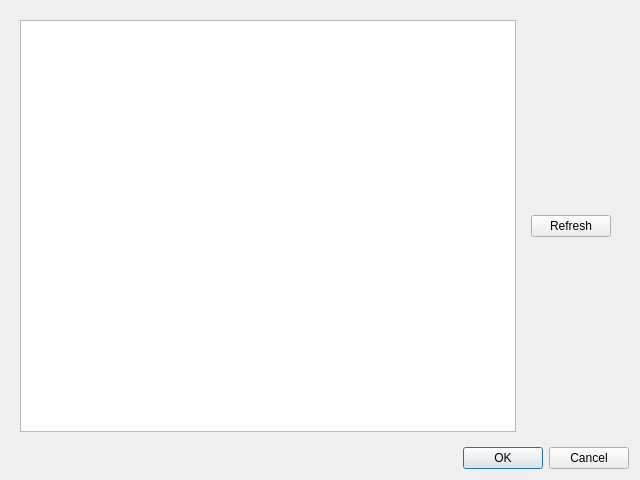
<?xml version="1.0" encoding="UTF-8"?>
<ui version="4.0">
 <class>SelectCameraDlg</class>
 <widget class="QDialog" name="SelectCameraDlg">
  <property name="geometry">
   <rect>
    <x>0</x>
    <y>0</y>
    <width>640</width>
    <height>480</height>
   </rect>
  </property>
  <property name="windowTitle">
   <string>Select Camera</string>
  </property>
  <layout class="QVBoxLayout" name="verticalLayout_2">
   <item>
    <widget class="QWidget" name="widget_2" native="true">
     <layout class="QHBoxLayout" name="horizontalLayout">
      <item>
       <widget class="QListView" name="lsvCameras"/>
      </item>
      <item>
       <widget class="QWidget" name="widget" native="true">
        <layout class="QVBoxLayout" name="verticalLayout">
         <item>
          <spacer name="verticalSpacer_2">
           <property name="orientation">
            <enum>Qt::Vertical</enum>
           </property>
           <property name="sizeHint" stdset="0">
            <size>
             <width>20</width>
             <height>40</height>
            </size>
           </property>
          </spacer>
         </item>
         <item>
          <widget class="QPushButton" name="btRefresh">
           <property name="text">
            <string>Refresh</string>
           </property>
          </widget>
         </item>
         <item>
          <spacer name="verticalSpacer">
           <property name="orientation">
            <enum>Qt::Vertical</enum>
           </property>
           <property name="sizeHint" stdset="0">
            <size>
             <width>20</width>
             <height>40</height>
            </size>
           </property>
          </spacer>
         </item>
        </layout>
       </widget>
      </item>
     </layout>
    </widget>
   </item>
   <item>
    <widget class="QDialogButtonBox" name="buttonBox">
     <property name="orientation">
      <enum>Qt::Horizontal</enum>
     </property>
     <property name="standardButtons">
      <set>QDialogButtonBox::Cancel|QDialogButtonBox::Ok</set>
     </property>
    </widget>
   </item>
  </layout>
 </widget>
 <resources/>
 <connections>
  <connection>
   <sender>buttonBox</sender>
   <signal>accepted()</signal>
   <receiver>SelectCameraDlg</receiver>
   <slot>accept()</slot>
   <hints>
    <hint type="sourcelabel">
     <x>248</x>
     <y>254</y>
    </hint>
    <hint type="destinationlabel">
     <x>157</x>
     <y>274</y>
    </hint>
   </hints>
  </connection>
  <connection>
   <sender>buttonBox</sender>
   <signal>rejected()</signal>
   <receiver>SelectCameraDlg</receiver>
   <slot>reject()</slot>
   <hints>
    <hint type="sourcelabel">
     <x>316</x>
     <y>260</y>
    </hint>
    <hint type="destinationlabel">
     <x>286</x>
     <y>274</y>
    </hint>
   </hints>
  </connection>
 </connections>
</ui>
